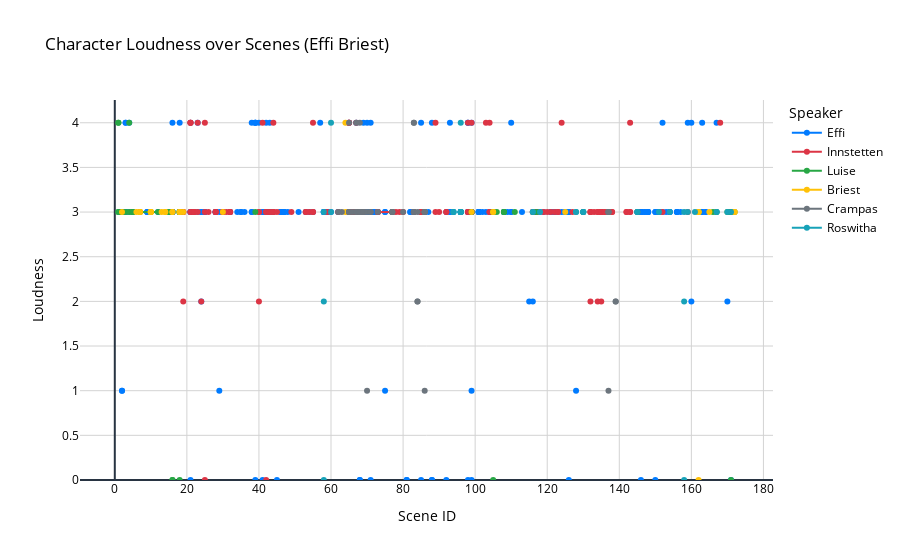

Write notebook code for a chart like this one.
### Code cell
# This script visualizes the loudness of character sounds across scenes in Fontane's text, highlighting individual speaker patterns with interactive line plots.

import pandas as pd
import plotly.graph_objects as go

# Load the CSV file
file_path = '/Users/sguhr/Desktop/Arbeitslaptop/TU_Darmstadt/2024:25/Vortragstournée/Vortrag_Hamburg/Fontane_Theodor_Effi_Briest_sounds.csv'
df = pd.read_csv(file_path)

# Clean key columns
df['speaker'] = df['speaker'].astype(str).str.strip()
df['annotation'] = df['annotation'].astype(str).str.strip()
df['scene_id'] = df['scene_id'].astype(str).str.strip()
df['scene_id_num'] = pd.to_numeric(df['scene_id'], errors='coerce')

# Filter valid data
target_speakers = ["Effi", "Innstetten", "Luise", "Briest", "Crampas", "Roswitha"]
filtered = df[
    (df['scene_id_num'].notna()) &
    (df['annotation'] == 'character_sound') &
    (df['speaker'].isin(target_speakers))
].copy()

filtered.sort_values(['speaker', 'scene_id_num'], inplace=True)

# Define a consistent color per speaker
speaker_colors = {
    "Effi": 'rgb(0,123,255)',
    "Innstetten": 'rgb(220,53,69)',
    "Luise": 'rgb(40,167,69)',
    "Briest": 'rgb(255,193,7)',
    "Crampas": 'rgb(108,117,125)',
    "Roswitha": 'rgb(23,162,184)'
}

# === Build Plotly traces with hovertext and non-connected dots for non-consecutive scenes ===
fig = go.Figure()
for speaker in target_speakers:
    speaker_df = filtered[filtered['speaker'] == speaker].copy()

    # Create breaks in the line for non-consecutive scenes
    speaker_df['scene_diff'] = speaker_df['scene_id_num'].diff()
    speaker_df['group'] = (speaker_df['scene_diff'] != 5).cumsum() #change number for indicating lines or not

    first_segment = True  # Only show legend once per speaker
    for _, group_df in speaker_df.groupby('group'):
        fig.add_trace(go.Scatter(
            x=group_df['scene_id_num'],
            y=group_df['loudness'],
            mode='lines+markers',
            name=speaker if first_segment else None,
            showlegend=first_segment,
            line=dict(width=2, color=speaker_colors[speaker]),
            marker=dict(size=6, color=speaker_colors[speaker]),
            text=group_df['speaker'],  # Speaker name for hover
            customdata=group_df['sound_event'],  # Add sound_event for hover
            hovertemplate=(
                '<b>Speaker:</b> %{text}<br>' +
                '<b>Scene:</b> %{x}<br>' +
                '<b>Loudness:</b> %{y:.2f}<br>' +
                '<b>Sound Event:</b> %{customdata}<extra></extra>'
            )
        ))
        first_segment = False

# === Layout and Styling ===
fig.update_layout(
    title='Character Loudness over Scenes (Effi Briest)',
    xaxis_title='Scene ID',
    yaxis_title='Loudness',
    plot_bgcolor='white',
    paper_bgcolor='white',
    font=dict(color='black'),
    xaxis=dict(showgrid=True, gridcolor='lightgray'),
    yaxis=dict(showgrid=True, gridcolor='lightgray', rangemode='tozero'),
    legend_title_text='Speaker',
    hovermode='closest'
)

# === Export ===
html_path = '/Users/sguhr/Desktop/Arbeitslaptop/TU_Darmstadt/2024:25/Vortragstournée/Vortrag_Hamburg/Effi_loudness_interactive_plot1.html'
png_path = '/Users/sguhr/Desktop/Arbeitslaptop/TU_Darmstadt/2024:25/Vortragstournée/Vortrag_Hamburg/Effi_loudness_statisch_plot1.png'

fig.write_html(html_path)
fig.write_image(png_path, scale=2)
fig.show()

print(f"Saved as:\n→ HTML: {html_path}\n→ PNG:  {png_path}")
